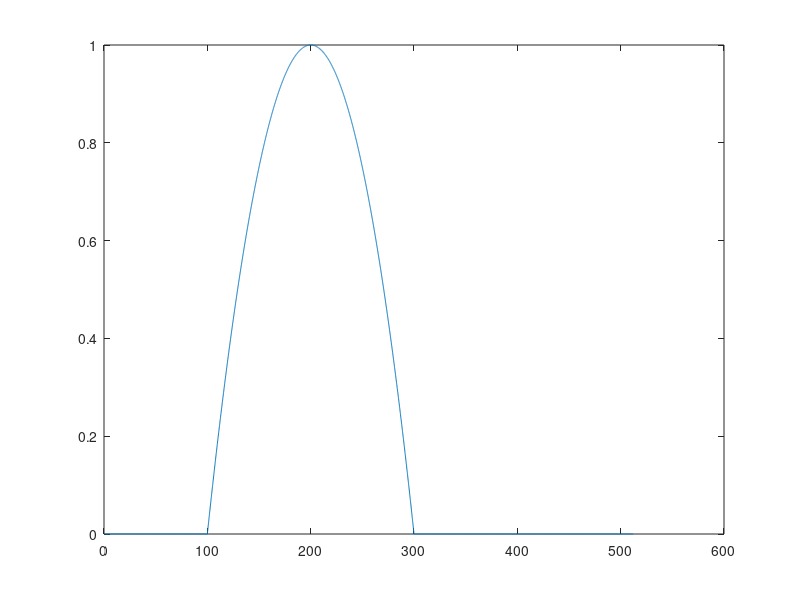

Reproduce this figure in MATLAB. (Note: this script raises an error after producing the figure.)
%% Demo for colored Gaussian noise generation
%Sampling frequency for noise realization
sampFreq = 1024; %Hz
%Number of samples to generate
nSamples = 16384;
%Time samples
timeVec = (0:(nSamples-1))/sampFreq;

%Target PSD given by the inline function handle
targetPSD = @(f) (f>=100 & f<=300).*(f-100).*(300-f)/10000;

%Plot PSD
freqVec = 0:0.1:512;
psdVec = targetPSD(freqVec);
plot(freqVec,psdVec);
hold on;

%%
% Design FIR filter with T(f)= square root of target PSD
sqrtPSD = sqrt(psdVec);
 fltrOrdr = 500;
b = fir2(fltrOrdr,freqVec/(sampFreq/2),sqrt(psdVec));

% %%


%% Generate noise realization
outNoise = statgaussnoisegen(nSamples,[freqVec(:),psdVec(:)],fltrOrdr,sampFreq);

%%
% Estimate the PSD
% figure;
% pwelch(outNoise, 512,[],[],sampFreq);
% hold on;
% pwelch(inNoise, 512, [], [], sampFreq);
%Pwelch plots in dB (= 10*log10(x)); plot on a linear scale
[pxx,f]=pwelch(outNoise, 256,[],[],sampFreq);
%%%%%%%%%%%%%%%%%%%%%%%%%%%%%%%%%%%%%%%%%%%%%%%%%%%%%%%%%%%%%%%%%%%%%
%pwelch算出来的是两倍，要除以2
pxx = pxx/2;
%%%%%%%%%%%%%%%%%%%%%%%%%%%%%%%%%%%%%%%%%%%%%%%%%%%%%%%%%%%%%%%%%%%%%
plot(f,pxx);
xlabel('Frequency (Hz)');
ylabel('PSD (Hz^{-1})');
legend('True', 'Trial(/2)')
title('PSD')
grid on;
hold off;

% Plot the colored noise realization
figure;
plot(timeVec,outNoise);
xlabel('Time(s)')
ylabel('Strain')
title('Out Noise')


